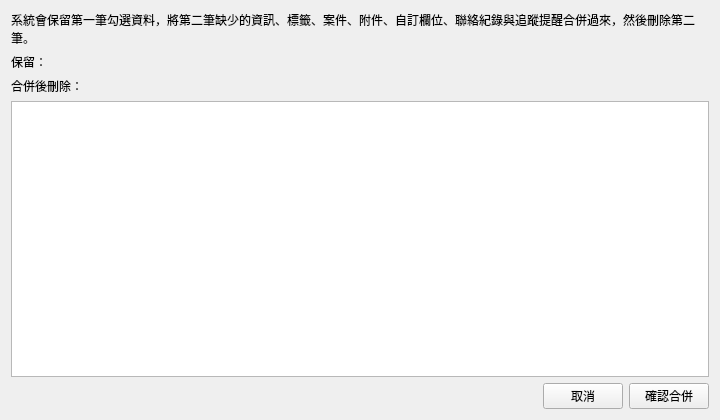
<?xml version="1.0" encoding="UTF-8"?>
<ui version="4.0">
 <class>mergeRecordsDialogContent</class>
 <widget class="QWidget" name="mergeRecordsDialogContent">
  <property name="geometry">
   <rect>
    <x>0</x>
    <y>0</y>
    <width>720</width>
    <height>420</height>
   </rect>
  </property>
  <property name="windowTitle">
   <string>合併兩筆資料</string>
  </property>
  <property name="dialogSize" stdset="0">
   <size>
    <width>720</width>
    <height>420</height>
   </size>
  </property>
  <layout class="QVBoxLayout" name="mergeRecordsLayout" stretch="0,0,0,1,0">
   <property name="spacing">
    <number>6</number>
   </property>
   <property name="leftMargin">
    <number>11</number>
   </property>
   <property name="topMargin">
    <number>11</number>
   </property>
   <property name="rightMargin">
    <number>11</number>
   </property>
   <property name="bottomMargin">
    <number>11</number>
   </property>
   <item>
    <widget class="QLabel" name="warningLabel">
     <property name="text">
      <string>系統會保留第一筆勾選資料，將第二筆缺少的資訊、標籤、案件、附件、自訂欄位、聯絡紀錄與追蹤提醒合併過來，然後刪除第二筆。</string>
     </property>
     <property name="wordWrap">
      <bool>true</bool>
     </property>
    </widget>
   </item>
   <item>
    <widget class="QLabel" name="primaryLabel">
     <property name="text">
      <string>保留：</string>
     </property>
    </widget>
   </item>
   <item>
    <widget class="QLabel" name="secondaryLabel">
     <property name="text">
      <string>合併後刪除：</string>
     </property>
    </widget>
   </item>
   <item>
    <widget class="PlainTextEdit" name="previewEdit">
     <property name="readOnly">
      <bool>true</bool>
     </property>
    </widget>
   </item>
   <item>
    <layout class="QHBoxLayout" name="buttonRow" stretch="1,0,0">
     <property name="spacing">
      <number>6</number>
     </property>
     <property name="leftMargin">
      <number>0</number>
     </property>
     <property name="topMargin">
      <number>0</number>
     </property>
     <property name="rightMargin">
      <number>0</number>
     </property>
     <property name="bottomMargin">
      <number>0</number>
     </property>
     <item>
      <spacer name="buttonRowSpacer">
       <property name="orientation">
        <enum>Qt::Horizontal</enum>
       </property>
       <property name="sizeHint" stdset="0">
        <size>
         <width>0</width>
         <height>0</height>
        </size>
       </property>
      </spacer>
     </item>
     <item>
      <widget class="PushButton" name="cancelButton">
       <property name="text">
        <string>取消</string>
       </property>
      </widget>
     </item>
     <item>
      <widget class="PrimaryPushButton" name="mergeButton">
       <property name="text">
        <string>確認合併</string>
       </property>
      </widget>
     </item>
    </layout>
   </item>
  </layout>
 </widget>
 <customwidgets>
 <customwidget>
  <class>PlainTextEdit</class>
  <extends>QPlainTextEdit</extends>
  <header>qfluentwidgets</header>
 </customwidget>
 <customwidget>
  <class>PrimaryPushButton</class>
  <extends>QPushButton</extends>
  <header>qfluentwidgets</header>
 </customwidget>
 <customwidget>
  <class>PushButton</class>
  <extends>QPushButton</extends>
  <header>qfluentwidgets</header>
 </customwidget>
 </customwidgets>
 <resources />
 <connections />
</ui>
